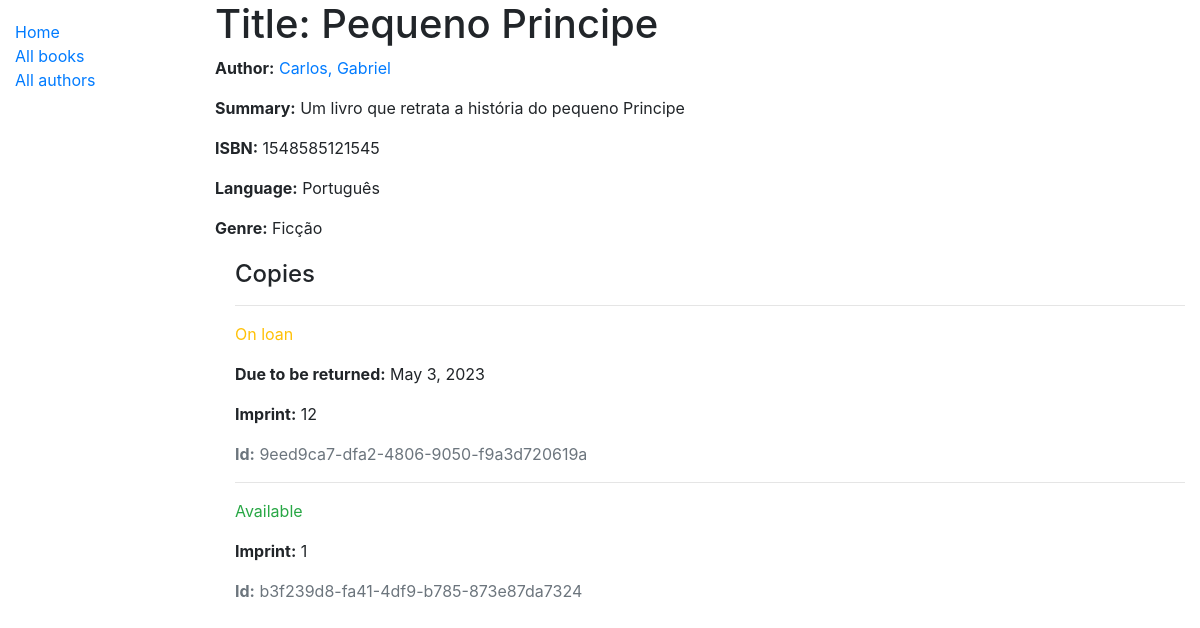
The app's page /catalog/book/1/ with its own data.
### catalog/models.py (models this page shows, shortened)
class Book (models.Model):
    title = models.CharField(max_length=200)
    author = models.ForeignKey('Author', on_delete=models.SET_NULL, null=True)
    summary = models.TextField(max_length=1000, help_text='entre com uma descrição do livro')
    isbn = models.CharField('ISBN', max_length=13, help_text='13 Character <a href="https://www.isbn-international.org/content/what-isbn">ISBN number</a>')
    genre = models.ManyToManyField(Genre, help_text='selecione o genero do livro')
    language = models.ForeignKey('Language',on_delete=models.SET_NULL, null=True)

class Author(models.Model):
    first_name = models.CharField(max_length=200)
    last_name = models.CharField(max_length=200)
    born_date = models.DateField(null=True, blank=True)
    death_date = models.DateField('Died', null=True, blank=True)
    class Meta:
        ordering = ['last_name', 'first_name']
    def __str__(self):
        return f'{self.first_name}, {self.last_name}'

class Language(models.Model):
    name = models.CharField(max_length=200)
    def __str__(self):
        return self.name

class Genre(models.Model):
    name = models.CharField(max_length=200, help_text='Entre com o genero do livro (ex.: ficção)')
    def __str__(self):
        return self.name

class BookUnstance(models.Model):
    id = models.UUIDField(primary_key=True, default=uuid.uuid4, help_text='id unico para um livro particular')
    book = models.ForeignKey('Book', on_delete=models.SET_NULL, null=True)
    imprint = models.CharField(max_length=200)
    due_back = models.DateField(null=True, blank=True)
    LOAN_STATUS = (
        ('m', 'Maintenance'),
        ('o', 'On loan'),
        ('a', 'Available'),
        ('r', 'Reserved'),
    )
    status = models.CharField(max_length=1, choices=LOAN_STATUS, blank=True, default='m', help_text='Book availability')
    class Meta:
        ordering = ['due_back']

### catalog/views.py (the view)
# urls.py: path("book/<int:pk>/", views.BookDetailView.as_view(), name="book_detail"),
class BookDetailView(generic.DetailView):
  model = Book

### templates/catalog/book_detail.html
{% extends "../base.html" %}
{% block content %}
  <h1>Title: {{ book.title }}</h1>
  <p><strong>Author:</strong> <a href="{% url 'catalog:author-detail' book.author.pk %}">{{ book.author }}</a></p>
  <p><strong>Summary:</strong> {{ book.summary }}</p>
  <p><strong>ISBN:</strong> {{ book.isbn }}</p>
  <p><strong>Language:</strong> {{ book.language }}</p>
  <p><strong>Genre:</strong> {% for genre in book.genre.all %} {{ genre }}{% if not forloop.last %}, {% endif %}{% endfor %}</p>
  <div style="margin-left:20px;margin-top:20px">
    <h4>Copies</h4>
    {% for copy in book.bookunstance_set.all %}
      <hr>
      <p class="{% if copy.status == 'a' %}text-success{% elif copy.status == 'm' %}text-danger{% else %}text-warning{% endif %}">{{ copy.get_status_display }}</p>
      {% if copy.status != 'a' %}
        <p><strong>Due to be returned:</strong> {{copy.due_back}}</p>
      {% endif %}
      <p><strong>Imprint:</strong> {{copy.imprint}}</p>
      <p class="text-muted"><strong>Id:</strong> {{copy.id}}</p>
    {% endfor %}
  </div>
{% endblock %}

### records on screen
Book: title "Pequeno Principe", author "Carlos, Gabriel", summary "Um livro que retrata a história do pequeno Principe", isbn "1548585121545", language "Português"
Genre: name "Ficção"
BookUnstance: status "On loan", due_back "May 3, 2023", imprint "12", id "9eed9ca7-dfa2-4806-9050-f9a3d720619a"
BookUnstance: status "Available", imprint "1", id "b3f239d8-fa41-4df9-b785-873e87da7324"
